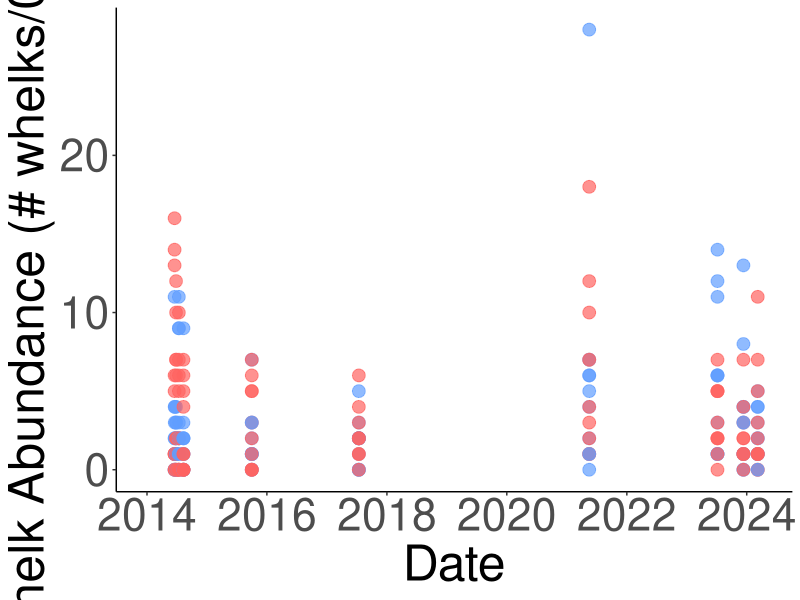
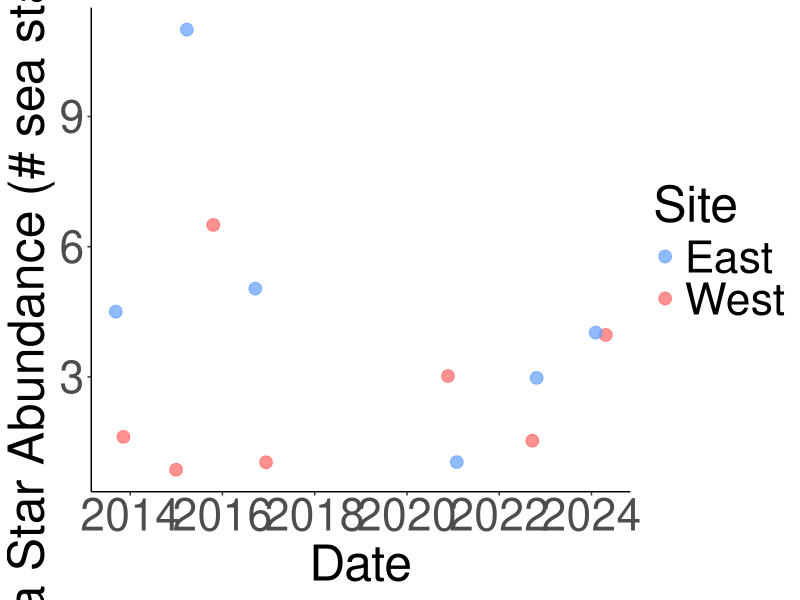
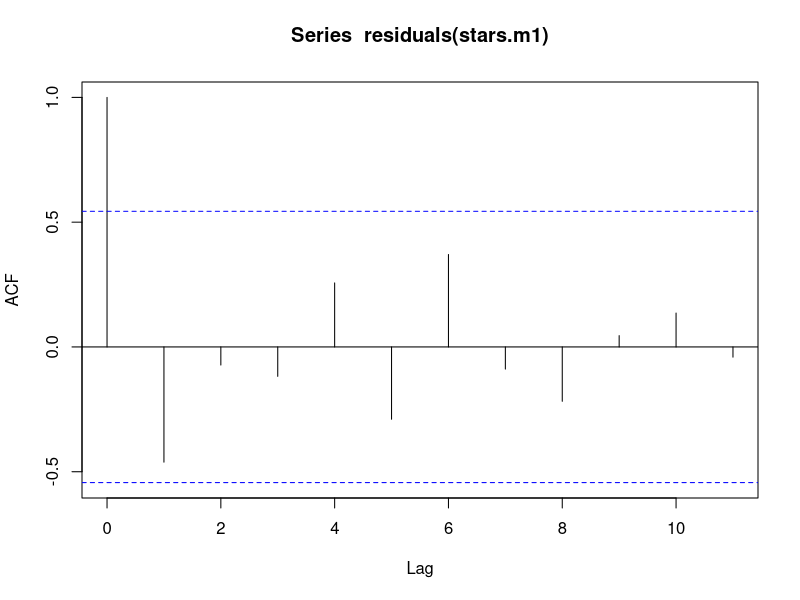
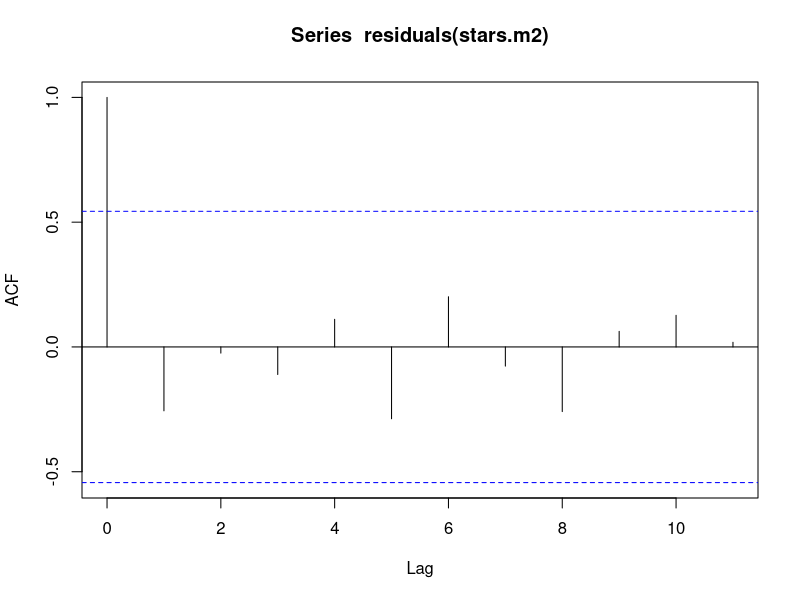

Write the R code that produced these figures, in order. (Note: this script raises an error after producing the figures.)
## ---- chunk 1
library("dplyr")
library("lubridate")
library("ggplot2")
## ---- chunk 2
whelk <- read.csv("Data/whelk_data.csv")
## ---- chunk 3
whelk$Number <- dplyr::recode(whelk$Number, "28 + whelk eggs" = "28")
whelk$Number <- as.numeric(whelk$Number)
## ---- chunk 4
whelk$Date <- dplyr::recode(whelk$Date, "6/18/2014" = "2014-06-18", "6/19/2014" = "2014-06-19", "6/27/2014" = "2014-06-27", "7/15/2014" = "2014-07-14", "7/14/2014" = "2014-07-14", "8/11/2014" = "2014-08-11", "10/1/2015" = "2015-10-01", "7/14/2017" = "2017-07-14", "5/17/2021" = "2021-05-17", "7/7/2023" = "2023-07-07", "12/12/2023" = "2023-12-12", "3/8/2024" = "2024-03-08")
whelk$Date <- as.Date(whelk$Date)
## ---- chunk 5
names(whelk)[3] <- "Plot"
## ---- chunk 6
names(whelk)[4] <- "Num.Whelks"
## ---- chunk 7
B.plots <- c("1B", "2B", "3B", "5B", "6B", "7B", "9B", "10B")
whelks <- whelk %>% filter(!Plot %in% B.plots)
## ---- chunk 8
whelks$Plot <- dplyr::recode(whelks$Plot, "1A" = "1", "2A" = "2", "3A" = "3", "4A" = "4", "5A" = "5", "6A" = "6", "7A" = "7", "8A" = "8", "9A" = "9", "10A" = "10")
## ---- chunk 9
whelks$Date <- as.Date(whelks$Date, "%Y-%m-%d")
whelks$Site <- as.factor(whelks$Site)
whelks$Plot <- as.factor(whelks$Plot)
## ---- chunk 10
whelks$Year <- year(whelks$Date)
## ---- chunk 11
group.colors <- c(West = "#ff6361", East = "#619eff")
## ---- chunk 12
FigS1D <- whelks %>% 
  ggplot(mapping=aes(x = Date, y = Num.Whelks, color = Site)) + 
      labs (x = "Date", y = "Whelk Abundance (# whelks/0.25m2") + 
      theme(panel.background = element_blank(), 
          axis.line = element_line (colour = "black"), 
          axis.text = element_text(size = 32),
                axis.text.x = element_text(angle = 0, hjust = 0.5),
          axis.title = element_text(size = 36),
          legend.position = "none") + 
      geom_point (size=4, alpha = 0.7) + 
      scale_x_date(limits = as.Date(c("2014-01-01", "2024-04-01"))) +
    theme(plot.title = element_text(hjust = 0.5, size=30, face="bold"))+
  scale_color_manual(values=group.colors) +
  scale_fill_manual(values=group.colors) 

FigS1D
#ggsave("figS1D.png", height=3, width=3,scale = 3)

## ---- chunk 13
seastars <- read.csv("Data/seastar_data.csv")
## ---- chunk 14
names(seastars)[3] <- "Num.Seastars"
## ---- chunk 15
FigS1C <- seastars %>% 
  subset(Year>2013) %>%
  ggplot(mapping=aes(x = Year, y = Num.Seastars, color = Site)) + 
  labs (x = "Date", y = "Sea Star Abundance (# sea stars/site)") + 
  theme(panel.background = element_blank(), 
        axis.line = element_line (colour = "black"), 
        axis.text = element_text(size = 32),
              axis.text.x = element_text(angle = 0, hjust = 0.5),
        axis.title = element_text(size = 36),
        legend.text = element_text(size = 32),
        legend.title = element_text(size = 36)) + 
  geom_point (size=4, alpha = 0.7, position="jitter") + 
  theme(plot.title = element_text(hjust = 0.5, size=35, face="bold")) +
  scale_x_continuous(breaks = c(2014, 2016, 2018, 2020, 2022, 2024)) +
  scale_color_manual(values=group.colors) +
  scale_fill_manual(values=group.colors)

FigS1C

#ggsave("figS1C.png", height=3, width=3,scale = 3)

## ---- chunk 16
sd <- seastars %>% filter(Year > 2013)
## ---- chunk 17
#with Year * Site interaction
stars.m1 <- lm(Num.Seastars ~ Year * Site, data = sd)
summary(stars.m1)
acf(residuals(stars.m1)) 
## ---- chunk 18
# THIS IS THE MODEL WE CHOSE
# without Year * Site interaction
stars.m2 <- lm(Num.Seastars ~ Year + Site, data = sd)
summary(stars.m2)
acf(residuals(stars.m2)) 
tidy(stars.m2)
## ---- chunk 19
glimpse(sd)
sd <- sd %>% 
  mutate(Site = as.factor(Site))
sd
## ---- chunk 20
## No interaction between date and site
sgam1 <- gam(Num.Seastars ~ Year + Site, data = sd, method = "ML") # won't run with smoothed year
sgam1_summary <- summary(sgam1)
sgam1_summary$p.table
sgam1_summary$s.table
par(mfrow = c(1, 2))
plot(sgam1, all.terms = TRUE)
acf(residuals(sgam1)) 
## ---- chunk 21
## Compare models - "Generally, the smaller the AIC, the “better” is the predictive performance of the model."
# Here we compare the linear model to the GAM

AIC(stars.m2, sgam1) # lower AIC = better performing model --> they're the same
#so sticking with the linear model
## ---- chunk 22
Fig2C <- sd %>% 
  ggplot(aes(Year, Num.Seastars, color = Site, fill = Site)) + 
  geom_smooth(method = "lm", aes(group=NULL), fill = "gray79", color = "gray25") + 
  geom_point(size = 5, alpha = 0.7, pch = 21, color = "black") +
  theme_minimal() + 
  theme(panel.background = element_blank(), 
        axis.line = element_line (colour = "black"), 
        axis.text.x = element_text(angle = 0, hjust = 0.5),
        axis.text = element_text(size = 25),
        axis.title = element_text(size = 25),
        legend.position = "none") +
  labs(x = "Year", y = "Sea Star Abundance") +
  scale_x_continuous(breaks = c(2014, 2016, 2018, 2020, 2022, 2024)) +
  scale_color_manual(values=group.colors) +
  scale_fill_manual(values=group.colors) 

Fig2C

#ggsave("Fig2C.png", height=3, width=3, scale=3)
## ---- chunk 23
lt_stars <- seastars %>% group_by(Year,Site) %>% summarize(Num.Seastars = mean(Num.Seastars))
## ---- chunk 24
#linear model with year site interaction
lts.m1 <- lm(Num.Seastars ~ Year * Site, data = lt_stars)
summary(lts.m1)
acf(residuals(lts.m1)) 
## ---- chunk 25
# THIS IS THE MODEL WE CHOSE
#linear model without year site interaction
lts.m2 <- lm(Num.Seastars ~ Year + Site, data = lt_stars)
summary(lts.m2)
acf(residuals(lts.m2)) 
## ---- chunk 26
glimpse(lt_stars)
lt_stars <- lt_stars %>% 
  mutate(Site = as.factor(Site))
lt_stars
## ---- chunk 27
## No interaction between date and site
ltsgam1 <- gam(Num.Seastars ~ Year + Site, data = lt_stars, method = "ML") # won't run with smoothed year
ltsgam1_summary <- summary(ltsgam1)
ltsgam1_summary$p.table
ltsgam1_summary$s.table
par(mfrow = c(1, 2))
acf(residuals(ltsgam1)) 
## ---- chunk 28
## Compare models - "Generally, the smaller the AIC, the “better” is the predictive performance of the model."
# Here we compare linear model to GAM

AIC(lts.m2, ltsgam1) # lower AIC = better performing model --> they're the same
#so we're using the linear model
## ---- chunk 29
Fig3 <- lt_stars %>% 
  ggplot(aes(Year, Num.Seastars, color = Site, fill = Site)) + 
  geom_smooth(method = "lm", aes(group=NULL), fill = "gray79", color = "gray25") + 
  geom_point(size = 5, alpha = 0.7, pch = 21, color = "black") +
  theme_minimal() + 
  theme(panel.background = element_rect(color="white"),
        axis.line = element_line (colour = "black"), 
        axis.text.x = element_text(angle = 30, hjust = 0.8),
        axis.text = element_text(size = 25),
        axis.title = element_text(size = 25),
        legend.text = element_text(size = 20),
        legend.title = element_text(size = 25),
        legend.background = element_rect(color=NA)) +
  labs(x = "Year", y = "Sea Star Abundance") +
  scale_color_manual(values=group.colors) +
  scale_fill_manual(values=group.colors) +
  scale_x_discrete(limits = c(1954, 1970, 1985, 1995, 2004, 2014, 2024))

Fig3

#ggsave("Fig3.pdf", height=3, width=4, scale=2.5, bg="white")
## ---- chunk 30
wd <- whelks %>% group_by(Site, Year) %>% summarize(Num.Whelks = mean(Num.Whelks))
## ---- chunk 31
#with Year*Site interaction
whelks.m1 <- lm(Num.Whelks ~ Year * Site, data = wd)
summary(whelks.m1)
acf(residuals(whelks.m1)) 
## ---- chunk 32
#THIS IS THE MODEL WE CHOSE
#without Year*Site interaction
whelks.m2 <- lm(Num.Whelks ~ Year + Site, data = wd)
summary(whelks.m2)
acf(residuals(whelks.m2)) 
tidy(whelks.m2)
## ---- chunk 33
AIC(whelks.m1, whelks.m2) #without the interaction = better
## ---- chunk 34
glimpse(wd)
wd <- wd %>% 
  mutate(Site = as.factor(Site))
wd
## ---- chunk 35
## No interaction between date and site
wgam1 <- gam(Num.Whelks ~ Year + Site, data = wd, method = "ML") # won't run with smoothed year
wgam1_summary <- summary(wgam1)
wgam1_summary$p.table
wgam1_summary$s.table
par(mfrow = c(1, 2))
plot(wgam1, all.terms = TRUE)
acf(residuals(wgam1)) 
## ---- chunk 36
## Compare models - "Generally, the smaller the AIC, the “better” is the predictive performance of the model."
# Here we compare Linear model and GAM

AIC(whelks.m2, wgam1) # lower AIC = better performing model --> equal
#so we're using the linear model
## ---- chunk 37
Fig2D <- wd %>% 
  ggplot(aes(Year, Num.Whelks, color = Site, fill = Site)) + 
  geom_smooth(method = "lm", aes(group=NULL), fill = "gray79", color = "gray25") + 
  geom_point(size = 5, alpha = 0.7, pch = 21, color = "black") +
  theme_minimal() +
  theme(panel.background = element_blank(), 
        axis.line = element_line (colour = "black"), 
        axis.text.x = element_text(angle = 0, hjust = 0.5),
        axis.text = element_text(size = 25),
        axis.title = element_text(size = 25),
        legend.position = "none") + 
  labs(x = "Year", y = "Whelk Abundance") +
  scale_x_continuous(breaks = c(2014, 2016, 2018, 2020, 2022, 2024)) +
  scale_color_manual(values=group.colors) +
  scale_fill_manual(values=group.colors)

Fig2D
#ggsave("Fig2D.png", height=3, width=3, scale=3)

